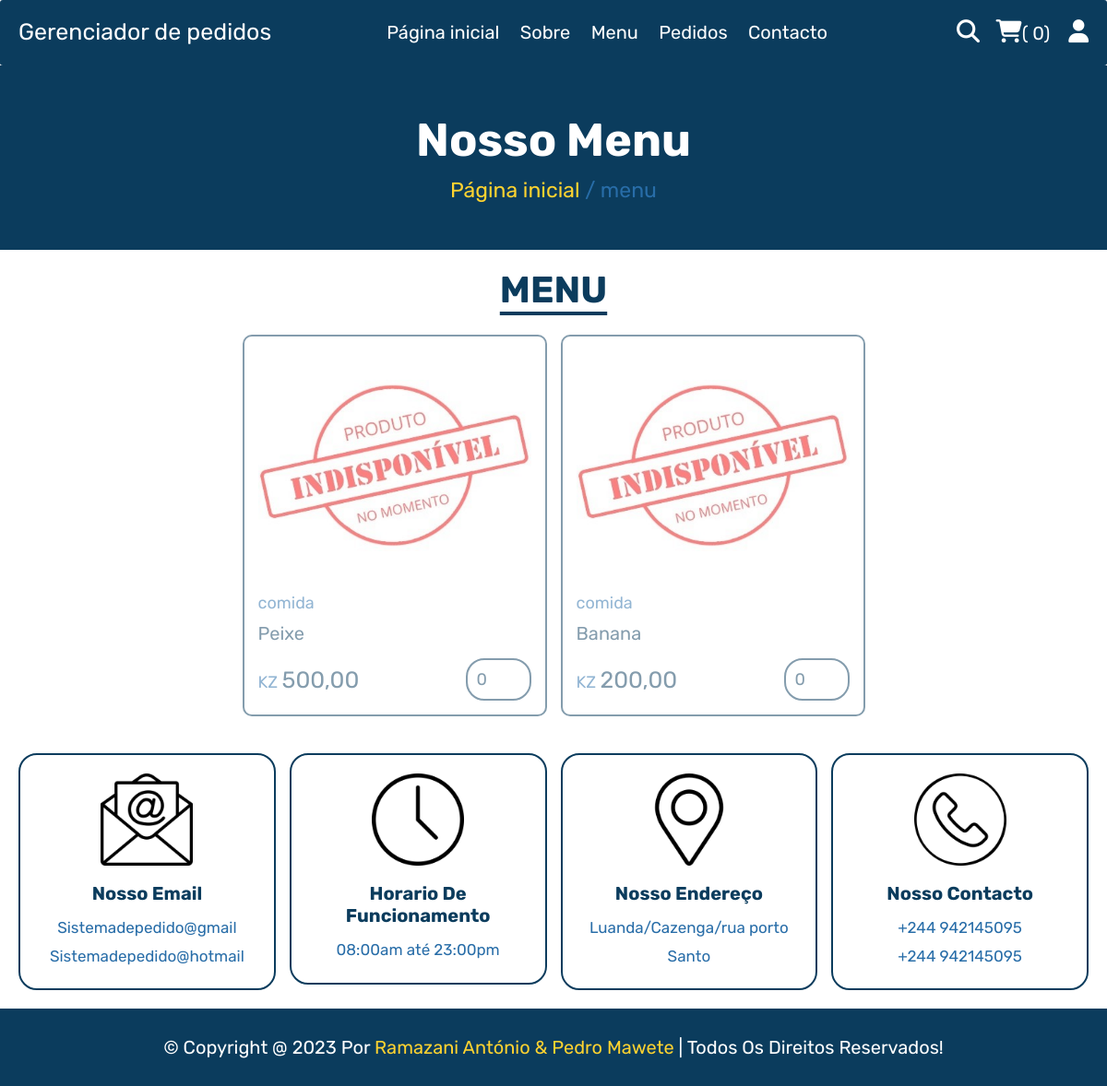
Page /menu.php on the committed database.
### tables this page shows
CREATE TABLE `produtos` (
  `id` varchar(255) NOT NULL,
  `nome` varchar(100) NOT NULL,
  `categoria` varchar(100) NOT NULL,
  `preço` int(10) NOT NULL,
  `imagem` varchar(100) NOT NULL,
  `disponivel` int(11) NOT NULL,
  PRIMARY KEY (`id`)
);

### menu.php (the view, shortened to what this page needs)
<?php
include __DIR__ . './components/connect.php';
?>
<!DOCTYPE html>
<html lang="en">
<head>
   <link rel="stylesheet" href="https://cdnjs.cloudflare.com/ajax/libs/font-awesome/6.1.1/css/all.min.css">
   <link rel="stylesheet" href="./css/animate.min.css">
   <link rel="stylesheet" href="css/style.css">
</head>
<body>
<?php include 'components/usuario_cabeçalho.php'; ?>
<div class="heading">
   <h3>nosso menu</h3>
   <p><a href="home.php">Página inicial</a> <span> / menu</span></p>
</div>
<section class="products">
   <h1 class="titulo">Menu</h1>
   <div class="box-container">
      <?php
         $select_products = $conn->prepare("SELECT * FROM `produtos`");
         $select_products->execute();
         if($select_products->rowCount() > 0):
            $fetch_products_all = $select_products->fetchAll(PDO::FETCH_ASSOC);
            foreach($fetch_products_all as $fetch_products):
               $disponivel = $fetch_products['disponivel'] > 0 ? true : false;
      ?>
      <form action="" method="post" class="box <?= $disponivel ? '' : 'disabled' ?>" >
         <img src="imagem_editada/<?= $disponivel ? $fetch_products['imagem'] : 'indisponivel_2.jpg'; ?>" alt="">
         <a href="categoria.php?category=<?= $fetch_products['categoria']; ?>" class="cat"><?= $fetch_products['categoria']; ?></a>
         <div class="name"><?= $fetch_products['nome']; ?></div>
         <div class="flex">
            <div class="price"><span>KZ </span><?= number_format($fetch_products['preço'], 2, ",", ".") ?></div>
            <input required type="number" name="qty" class="qty" min="<?= $disponivel ? "1" : "0" ?>" max="<?= $fetch_products['disponivel']; ?>" value="<?= $disponivel ? "1" : "0" ?>" maxlength="2">
         </div>
      </form>
      <?php
            endforeach;
         else:
            echo '<p class="empty">nenhum produto adicionado ainda!</p>';
         endif;
      ?>
   </div>
</section>
<?php include 'components/footer.php'; ?>
</body>
</html>

### css/style.css (style rules this page uses)
:root { --yellow:#fed330; --red:#e74c3c; --white:#fff; --black:#0B3C5D; --light-color:#286DA8; --border:.2rem solid var(--black); }
* { font-family: 'Rubik', sans-serif; margin:0; padding:0; box-sizing: border-box; outline: none; border: none; text-decoration: none; }
html { font-size: 62.5%; overflow-x: hidden; scroll-behavior: smooth; stop-opacity: 7rem; }
section { margin:0 auto; max-width: 1200px; padding:2rem; }
.titulo { text-align: center; margin-bottom: 2.5rem; font-size: 4rem; color:var(--black); text-transform: uppercase; text-decoration: underline; text-underline-offset: 1rem; }
.heading { display: flex; align-items: center; justify-content: center; gap:1rem; flex-flow: column; background-color: var(--black); min-height: 20rem; }
.heading h3 { font-size: 5rem; color:var(--white); text-transform: capitalize; }
.heading p { font-size: 2.3rem; color:var(--light-color); }
.heading p a { color:var(--yellow); }
.disabled { opacity: .5; user-select: none; pointer-events: none; }
.products .box-container { display: grid; grid-template-columns: repeat(auto-fit, 33rem); justify-content: center; align-items: flex-start; gap:1.5rem; }
.products .box-container .box { border:var(--border); border-radius: 10px; padding:1.5rem; position: relative; overflow: hidden; }
.products .box-container .box img { height: 25rem; width: 100%; object-fit: contain; margin-bottom: 1rem; }
.products .box-container .box .cat { font-size: 1.8rem; color:var(--light-color); }
.products .box-container .box .name { font-size: 2rem; color:var(--black); margin:1rem 0; }
.products .box-container .box .flex { display: flex; align-items: center; gap:1rem; margin-top: 1.5rem; }
.products .box-container .box .flex .price { margin-right: auto; font-size: 2.5rem; color:var(--black); }
.products .box-container .box .flex .price span { color:var(--light-color); font-size: 1.8rem; }
.products .box-container .box .flex .qty { padding:1rem; border:var(--border); border-radius: 20px; font-size: 1.8rem; color:var(--black); }

### rows in the picture
produtos: categoria "comida", nome "Peixe", preço "500,00", qty "0"
produtos: categoria "comida", nome "Banana", preço "200,00", qty "0"

### other values in the picture
$total_cart_items "0"
